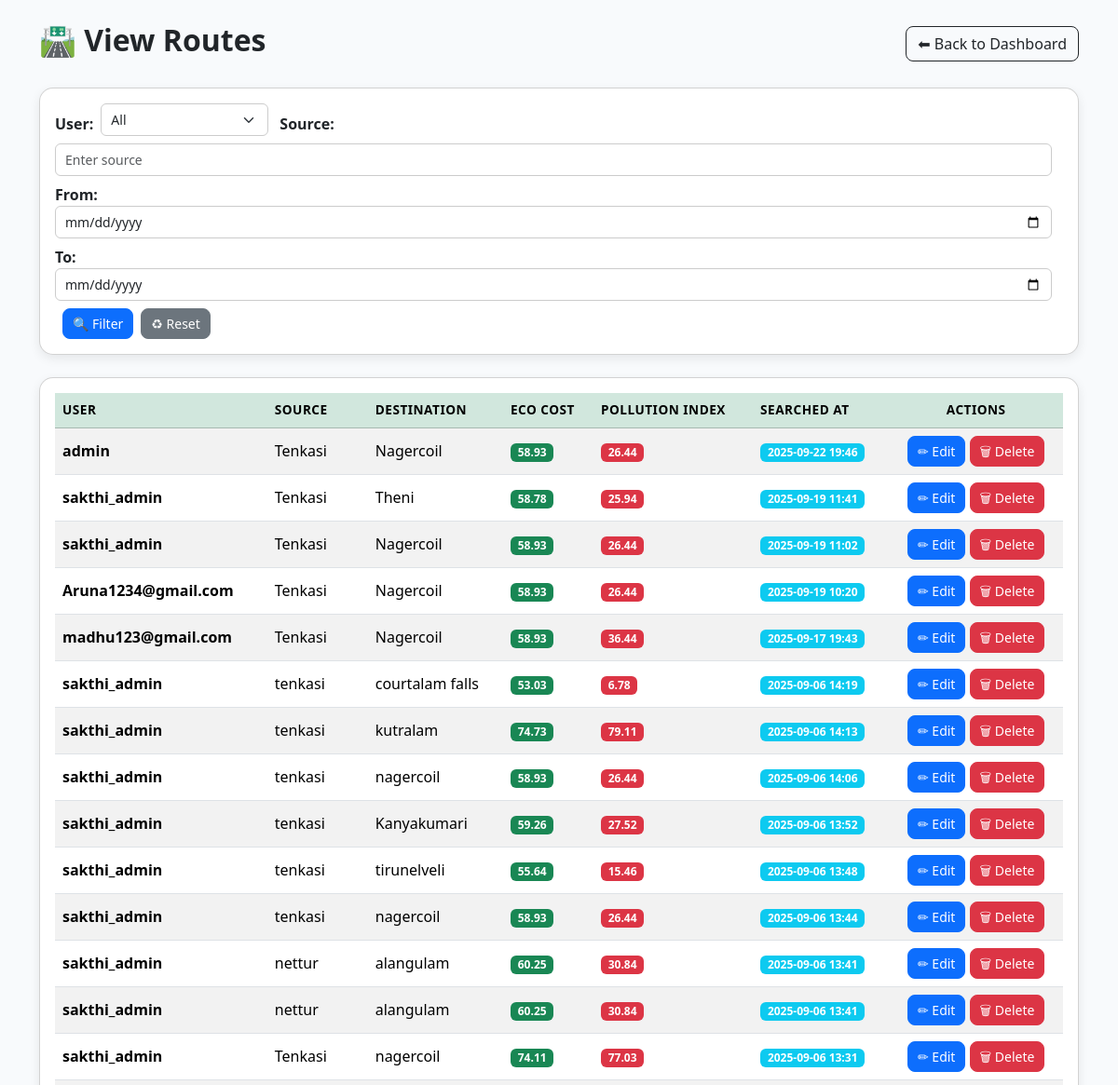
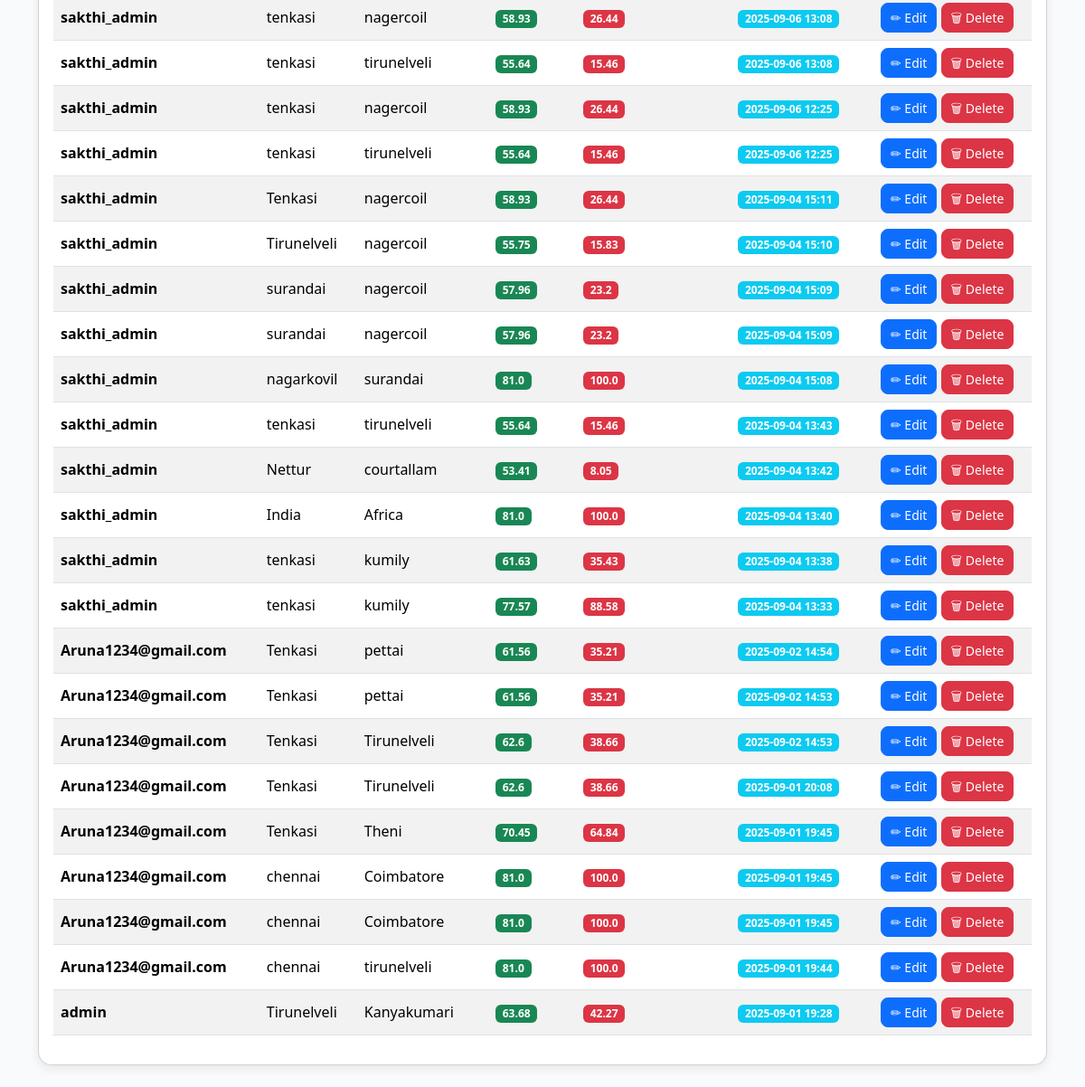
The page /adminpanel/routes/ (signed in) on the database its author committed (2 pictures, top to bottom).
### adminpanel/models.py (models this page shows, shortened)
class RouteHistory(models.Model):
    user = models.ForeignKey(User, on_delete=models.CASCADE)
    source = models.CharField(max_length=100)
    destination = models.CharField(max_length=100)
    distance_km = models.FloatField()
    pollution_index = models.FloatField()
    green_cover = models.FloatField()   # store numeric value (e.g., 37.5)
    eco_cost = models.FloatField()
    searched_at = models.DateTimeField(auto_now_add=True)

### adminpanel/views.py (the view)
# urls.py: path("routes/", views.view_routes, name="view_routes"),
@login_required
@user_passes_test(is_admin)
def view_routes(request):
    routes = RouteHistory.objects.select_related("user").order_by("-searched_at")
    user_filter = request.GET.get("user", "").strip()
    source_filter = request.GET.get("source", "").strip()
    date_filter = request.GET.get("date", "").strip()
    if user_filter:
        routes = routes.filter(user__username__icontains=user_filter)
    if source_filter:
        routes = routes.filter(source__icontains=source_filter)
    if date_filter:
        routes = routes.filter(searched_at__date=date_filter)
    return render(request, "adminpanel/view_routes.html", {
        "routes": routes,
        "user_filter": user_filter,
        "source_filter": source_filter,
        "date_filter": date_filter,
    })

### adminpanel/views.py (called while the page is built)
def is_admin(user):
    return user.is_staff or user.is_superuser

### adminpanel/templates/adminpanel/view_routes.html (shortened to what this page needs)
{% load static %}
<!DOCTYPE html>
<html lang="en">
<head>
  <link href="https://cdn.jsdelivr.net/npm/bootstrap@5.3.2/dist/css/bootstrap.min.css" rel="stylesheet">
</head>
<body>
<div class="container py-4">
  <div class="d-flex justify-content-between align-items-center mb-4">
    <h2 class="fw-bold text-dark">🛣️ View Routes</h2>
    <a href="{% url 'adminpanel:admin_dashboard' %}" class="btn btn-outline-dark">
      ⬅ Back to Dashboard
    </a>
  </div>
  <div class="card p-3 mb-4 bg-white">
    <form method="get" class="filter-form d-flex flex-wrap align-items-center">
      <label>User:</label>
      <select name="user" class="form-select form-select-sm" style="width: 180px;">
        <option value="">All</option>
      </select>
      <label>Source:</label>
      <input type="text" name="source" value="{{ request.GET.source|default_if_none:'' }}" class="form-control form-control-sm" placeholder="Enter source">
      <label>From:</label>
      <input type="date" name="start_date" value="{{ request.GET.start_date }}" class="form-control form-control-sm">
      <label>To:</label>
      <input type="date" name="end_date" value="{{ request.GET.end_date }}" class="form-control form-control-sm">
      <button type="submit" class="btn btn-primary btn-sm ms-2">🔍 Filter</button>
      <a href="{% url 'adminpanel:view_routes' %}" class="btn btn-secondary btn-sm ms-2">♻ Reset</a>
    </form>
  </div>
  <div class="card p-3 bg-white">
    {% if routes %}
      <div class="table-responsive">
        <table class="table table-hover align-middle table-striped">
          <thead class="table-success">
            <tr>
              <th>User</th>
              <th>Source</th>
              <th>Destination</th>
              <th>Eco Cost</th>
              <th>Pollution Index</th>
              <th>Searched At</th>
              <th class="text-center">Actions</th>
            </tr>
          </thead>
          <tbody>
            {% for route in routes %}
              <tr>
                <td class="fw-semibold">{{ route.user.username }}</td>
                <td>{{ route.source }}</td>
                <td>{{ route.destination }}</td>
                <td><span class="badge bg-success">{{ route.eco_cost }}</span></td>
                <td><span class="badge bg-danger">{{ route.pollution_index }}</span></td>
                <td><span class="badge bg-info">{{ route.searched_at|date:"Y-m-d H:i" }}</span></td>
                <td class="text-center">
                  <a href="{% url 'adminpanel:edit_route' route.id %}" class="btn btn-primary btn-sm">✏ Edit</a>
                  <form method="post" action="{% url 'adminpanel:delete_route' route.id %}" style="display:inline;">
                    <button type="submit" class="btn btn-danger btn-sm">🗑 Delete</button>
                  </form>
                </td>
              </tr>
            {% endfor %}
          </tbody>
        </table>
      </div>
    {% else %}
      <p class="text-muted text-center my-3">🚫 No route history available yet.</p>
    {% endif %}
  </div>
</div>
</body>
</html>

### adminpanel/templates/adminpanel/view_routes.html (style rules this page uses)
body { background: #f8fafc; font-family: "Segoe UI", Tahoma, Geneva, Verdana, sans-serif; }
.card { border-radius: 15px; box-shadow: 0 4px 12px rgba(0,0,0,0.08); }
.table th { text-transform: uppercase; font-size: 0.85rem; letter-spacing: 0.5px; }
.btn { border-radius: 8px; font-weight: 500; }
.btn-sm { padding: 5px 10px; }
.filter-form label { margin-right: 8px; font-weight: 600; }
.filter-form input, .filter-form select { margin-right: 12px; margin-bottom: 8px; padding: 6px 10px; border-radius: 6px; border: 1px solid #ccc; }

### rows shown on the page
RouteHistory: user.username "admin", source "Tenkasi", destination "Nagercoil", eco_cost "58.93", pollution_index "26.44", searched_at "2025-09-22 19:46"
RouteHistory: user.username "sakthi_admin", source "Tenkasi", destination "Theni", eco_cost "58.78", pollution_index "25.94", searched_at "2025-09-19 11:41"
RouteHistory: user.username "sakthi_admin", source "Tenkasi", destination "Nagercoil", eco_cost "58.93", pollution_index "26.44", searched_at "2025-09-19 11:02"
RouteHistory: user.username "Aruna1234@gmail.com", source "Tenkasi", destination "Nagercoil", eco_cost "58.93", pollution_index "26.44", searched_at "2025-09-19 10:20"
RouteHistory: user.username "madhu123@gmail.com", source "Tenkasi", destination "Nagercoil", eco_cost "58.93", pollution_index "36.44", searched_at "2025-09-17 19:43"
RouteHistory: user.username "sakthi_admin", source "tenkasi", destination "courtalam falls", eco_cost "53.03", pollution_index "6.78", searched_at "2025-09-06 14:19"
RouteHistory: user.username "sakthi_admin", source "tenkasi", destination "kutralam", eco_cost "74.73", pollution_index "79.11", searched_at "2025-09-06 14:13"
RouteHistory: user.username "sakthi_admin", source "tenkasi", destination "nagercoil", eco_cost "58.93", pollution_index "26.44", searched_at "2025-09-06 14:06"
RouteHistory: user.username "sakthi_admin", source "tenkasi", destination "Kanyakumari", eco_cost "59.26", pollution_index "27.52", searched_at "2025-09-06 13:52"
RouteHistory: user.username "sakthi_admin", source "tenkasi", destination "tirunelveli", eco_cost "55.64", pollution_index "15.46", searched_at "2025-09-06 13:48"
RouteHistory: user.username "sakthi_admin", source "tenkasi", destination "nagercoil", eco_cost "58.93", pollution_index "26.44", searched_at "2025-09-06 13:44"
RouteHistory: user.username "sakthi_admin", source "nettur", destination "alangulam", eco_cost "60.25", pollution_index "30.84", searched_at "2025-09-06 13:41"
RouteHistory: user.username "sakthi_admin", source "nettur", destination "alangulam", eco_cost "60.25", pollution_index "30.84", searched_at "2025-09-06 13:41"
RouteHistory: user.username "sakthi_admin", source "Tenkasi", destination "nagercoil", eco_cost "74.11", pollution_index "77.03", searched_at "2025-09-06 13:31"
RouteHistory: user.username "sakthi_admin", source "tenkasi", destination "nagercoil", eco_cost "58.93", pollution_index "26.44", searched_at "2025-09-06 13:08"
RouteHistory: user.username "sakthi_admin", source "tenkasi", destination "tirunelveli", eco_cost "55.64", pollution_index "15.46", searched_at "2025-09-06 13:08"
RouteHistory: user.username "sakthi_admin", source "tenkasi", destination "nagercoil", eco_cost "58.93", pollution_index "26.44", searched_at "2025-09-06 12:25"
RouteHistory: user.username "sakthi_admin", source "tenkasi", destination "tirunelveli", eco_cost "55.64", pollution_index "15.46", searched_at "2025-09-06 12:25"
RouteHistory: user.username "sakthi_admin", source "Tenkasi", destination "nagercoil", eco_cost "58.93", pollution_index "26.44", searched_at "2025-09-04 15:11"
RouteHistory: user.username "sakthi_admin", source "Tirunelveli", destination "nagercoil", eco_cost "55.75", pollution_index "15.83", searched_at "2025-09-04 15:10"
RouteHistory: user.username "sakthi_admin", source "surandai", destination "nagercoil", eco_cost "57.96", pollution_index "23.2", searched_at "2025-09-04 15:09"
RouteHistory: user.username "sakthi_admin", source "surandai", destination "nagercoil", eco_cost "57.96", pollution_index "23.2", searched_at "2025-09-04 15:09"
RouteHistory: user.username "sakthi_admin", source "nagarkovil", destination "surandai", eco_cost "81.0", pollution_index "100.0", searched_at "2025-09-04 15:08"
RouteHistory: user.username "sakthi_admin", source "tenkasi", destination "tirunelveli", eco_cost "55.64", pollution_index "15.46", searched_at "2025-09-04 13:43"
RouteHistory: user.username "sakthi_admin", source "Nettur", destination "courtallam", eco_cost "53.41", pollution_index "8.05", searched_at "2025-09-04 13:42"
RouteHistory: user.username "sakthi_admin", source "India", destination "Africa", eco_cost "81.0", pollution_index "100.0", searched_at "2025-09-04 13:40"
RouteHistory: user.username "sakthi_admin", source "tenkasi", destination "kumily", eco_cost "61.63", pollution_index "35.43", searched_at "2025-09-04 13:38"
RouteHistory: user.username "sakthi_admin", source "tenkasi", destination "kumily", eco_cost "77.57", pollution_index "88.58", searched_at "2025-09-04 13:33"
RouteHistory: user.username "Aruna1234@gmail.com", source "Tenkasi", destination "pettai", eco_cost "61.56", pollution_index "35.21", searched_at "2025-09-02 14:54"
RouteHistory: user.username "Aruna1234@gmail.com", source "Tenkasi", destination "pettai", eco_cost "61.56", pollution_index "35.21", searched_at "2025-09-02 14:53"
RouteHistory: user.username "Aruna1234@gmail.com", source "Tenkasi", destination "Tirunelveli", eco_cost "62.6", pollution_index "38.66", searched_at "2025-09-02 14:53"
RouteHistory: user.username "Aruna1234@gmail.com", source "Tenkasi", destination "Tirunelveli", eco_cost "62.6", pollution_index "38.66", searched_at "2025-09-01 20:08"
RouteHistory: user.username "Aruna1234@gmail.com", source "Tenkasi", destination "Theni", eco_cost "70.45", pollution_index "64.84", searched_at "2025-09-01 19:45"
RouteHistory: user.username "Aruna1234@gmail.com", source "chennai", destination "Coimbatore", eco_cost "81.0", pollution_index "100.0", searched_at "2025-09-01 19:45"
RouteHistory: user.username "Aruna1234@gmail.com", source "chennai", destination "Coimbatore", eco_cost "81.0", pollution_index "100.0", searched_at "2025-09-01 19:45"
RouteHistory: user.username "Aruna1234@gmail.com", source "chennai", destination "tirunelveli", eco_cost "81.0", pollution_index "100.0", searched_at "2025-09-01 19:44"
RouteHistory: user.username "admin", source "Tirunelveli", destination "Kanyakumari", eco_cost "63.68", pollution_index "42.27", searched_at "2025-09-01 19:28"
